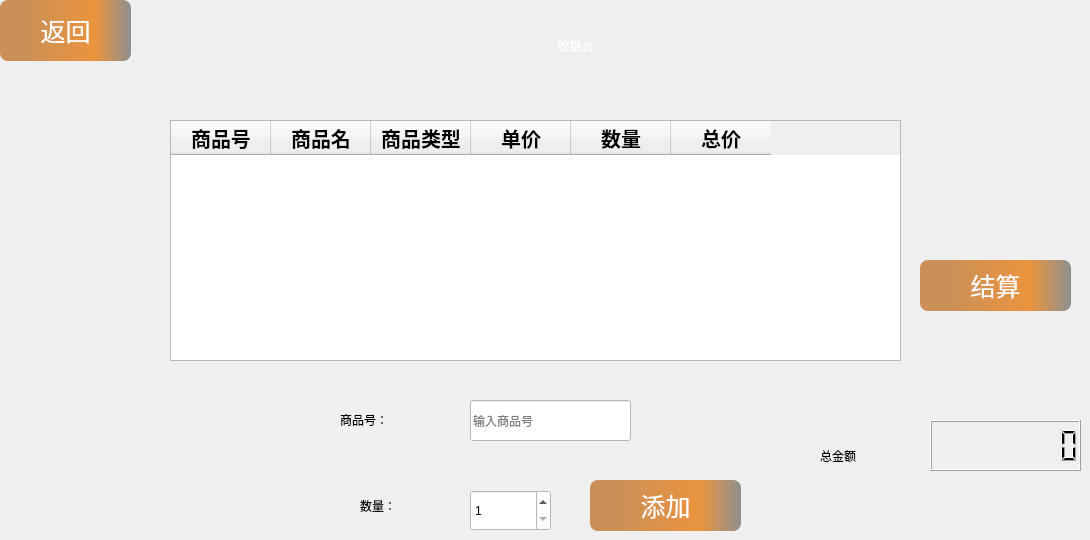
      <widget class="QWidget" name="buyPg">
       <widget class="QLabel" name="label_3">
        <property name="geometry">
         <rect>
          <x>340</x>
          <y>410</y>
          <width>91</width>
          <height>20</height>
         </rect>
        </property>
        <property name="styleSheet">
         <string notr="true">font: 18pt &quot;楷体&quot;;</string>
        </property>
        <property name="text">
         <string>商品号：</string>
        </property>
       </widget>
       <widget class="QLabel" name="label_4">
        <property name="geometry">
         <rect>
          <x>360</x>
          <y>490</y>
          <width>91</width>
          <height>31</height>
         </rect>
        </property>
        <property name="styleSheet">
         <string notr="true">font: 18pt &quot;楷体&quot;;</string>
        </property>
        <property name="text">
         <string>数量：</string>
        </property>
       </widget>
       <widget class="QLineEdit" name="noEdit">
        <property name="geometry">
         <rect>
          <x>470</x>
          <y>400</y>
          <width>161</width>
          <height>41</height>
         </rect>
        </property>
        <property name="styleSheet">
         <string notr="true">background-color: rgb(255, 255, 255);
color: rgb(0, 0, 0);</string>
        </property>
        <property name="text">
         <string/>
        </property>
        <property name="placeholderText">
         <string>输入商品号</string>
        </property>
       </widget>
       <widget class="QSpinBox" name="countBox">
        <property name="geometry">
         <rect>
          <x>470</x>
          <y>490</y>
          <width>81</width>
          <height>41</height>
         </rect>
        </property>
        <property name="styleSheet">
         <string notr="true">background-color: rgb(255, 255, 255);
color: rgb(0, 0, 0);</string>
        </property>
        <property name="minimum">
         <number>1</number>
        </property>
       </widget>
       <widget class="QPushButton" name="sureAddBtn">
        <property name="geometry">
         <rect>
          <x>590</x>
          <y>480</y>
          <width>151</width>
          <height>51</height>
         </rect>
        </property>
        <property name="styleSheet">
         <string notr="true">background-color: qlineargradient(spread:pad, x1:0, y1:0, x2:1, y2:0, stop:0.189944 rgba(202, 144, 87, 255), stop:0.726257 rgba(235, 148, 61, 255), stop:1 rgba(143, 143, 143, 255));
font: 9pt &quot;楷体&quot;;
font-size:25px;
color: rgb(255, 255, 255);
border:none;
border-radius:8px</string>
        </property>
        <property name="text">
         <string>添加</string>
        </property>
       </widget>
       <widget class="QPushButton" name="endBuyBtn">
        <property name="geometry">
         <rect>
          <x>920</x>
          <y>260</y>
          <width>151</width>
          <height>51</height>
         </rect>
        </property>
        <property name="styleSheet">
         <string notr="true">background-color: qlineargradient(spread:pad, x1:0, y1:0, x2:1, y2:0, stop:0.189944 rgba(202, 144, 87, 255), stop:0.726257 rgba(235, 148, 61, 255), stop:1 rgba(143, 143, 143, 255));
font: 9pt &quot;楷体&quot;;
font-size:25px;
color: rgb(255, 255, 255);
border:none;
border-radius:8px</string>
        </property>
        <property name="text">
         <string>结算</string>
        </property>
       </widget>
       <widget class="QLabel" name="label_5">
        <property name="geometry">
         <rect>
          <x>820</x>
          <y>430</y>
          <width>111</width>
          <height>51</height>
         </rect>
        </property>
        <property name="styleSheet">
         <string notr="true">font: 25pt &quot;楷体&quot;;</string>
        </property>
        <property name="text">
         <string>总金额</string>
        </property>
       </widget>
       <widget class="QPushButton" name="backBtn">
        <property name="geometry">
         <rect>
          <x>0</x>
          <y>0</y>
          <width>131</width>
          <height>61</height>
         </rect>
        </property>
        <property name="styleSheet">
         <string notr="true">background-color: qlineargradient(spread:pad, x1:0, y1:0, x2:1, y2:0, stop:0.189944 rgba(202, 144, 87, 255), stop:0.726257 rgba(235, 148, 61, 255), stop:1 rgba(143, 143, 143, 255));
font: 9pt &quot;楷体&quot;;
font-size:25px;
color: rgb(255, 255, 255);
border:none;
border-radius:8px</string>
        </property>
        <property name="text">
         <string>返回</string>
        </property>
       </widget>
       <widget class="QTableWidget" name="saledComsTab">
        <property name="geometry">
         <rect>
          <x>170</x>
          <y>120</y>
          <width>731</width>
          <height>241</height>
         </rect>
        </property>
        <property name="styleSheet">
         <string notr="true">.QTableWidget
{
	color: rgb(255, 255, 255);
font: 17pt &quot;楷体&quot;;
}</string>
        </property>
        <column>
         <property name="text">
          <string>商品号</string>
         </property>
         <property name="font">
          <font>
           <family>楷体</family>
           <pointsize>15</pointsize>
           <bold>true</bold>
           <kerning>true</kerning>
          </font>
         </property>
        </column>
        <column>
         <property name="text">
          <string>商品名</string>
         </property>
         <property name="font">
          <font>
           <family>楷体</family>
           <pointsize>15</pointsize>
           <bold>true</bold>
          </font>
         </property>
        </column>
        <column>
         <property name="text">
          <string>商品类型</string>
         </property>
         <property name="font">
          <font>
           <family>楷体</family>
           <pointsize>15</pointsize>
           <bold>true</bold>
          </font>
         </property>
        </column>
        <column>
         <property name="text">
          <string>单价</string>
         </property>
         <property name="font">
          <font>
           <family>楷体</family>
           <pointsize>15</pointsize>
           <bold>true</bold>
          </font>
         </property>
        </column>
        <column>
         <property name="text">
          <string>数量</string>
         </property>
         <property name="font">
          <font>
           <family>楷体</family>
           <pointsize>15</pointsize>
           <bold>true</bold>
          </font>
         </property>
        </column>
        <column>
         <property name="text">
          <string>总价</string>
         </property>
         <property name="font">
          <font>
           <family>楷体</family>
           <pointsize>15</pointsize>
           <bold>true</bold>
          </font>
         </property>
        </column>
       </widget>
       <widget class="QLabel" name="label_12">
        <property name="geometry">
         <rect>
          <x>370</x>
          <y>0</y>
          <width>411</width>
          <height>91</height>
         </rect>
        </property>
        <property name="styleSheet">
         <string notr="true">font: 36pt &quot;楷体&quot;;
color: rgb(255, 255, 255);</string>
        </property>
        <property name="text">
         <string>收银台</string>
        </property>
        <property name="alignment">
         <set>Qt::AlignCenter</set>
        </property>
       </widget>
       <widget class="QLCDNumber" name="totalLcd">
        <property name="geometry">
         <rect>
          <x>930</x>
          <y>420</y>
          <width>151</width>
          <height>51</height>
         </rect>
        </property>
        <property name="digitCount">
         <number>8</number>
        </property>
       </widget>
      </widget>
